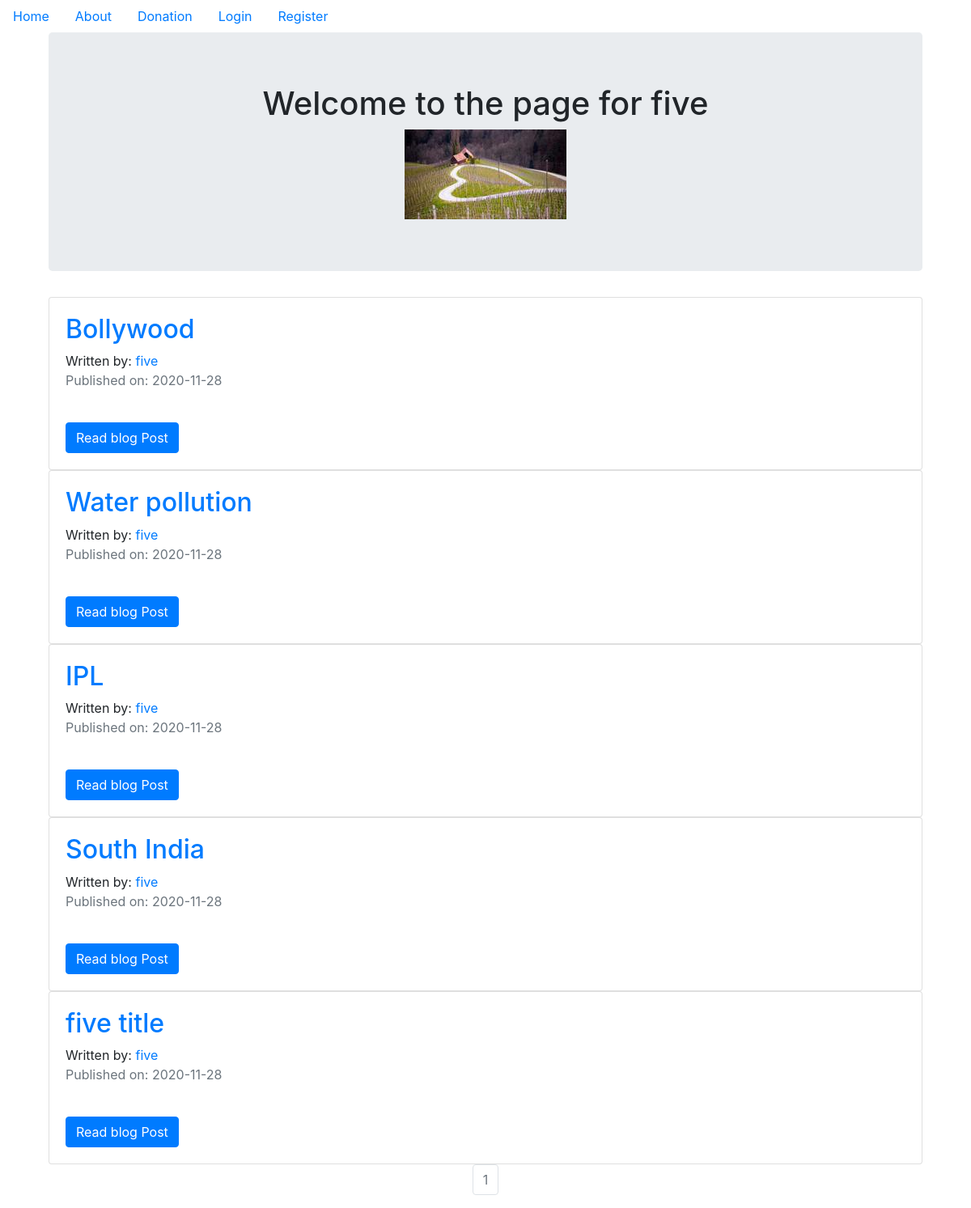
The page /five on the database its author committed.
### puppycompanyblog/models.py (models this page shows, shortened)
class User(db.Model,UserMixin):
    __tablename__="users"
    id=db.Column(db.Integer,primary_key=True)
    profile_image=db.Column(db.String(64),nullable=False,default='default_profile.png')
    email=db.Column(db.String(64),unique=True,index=True)
    username=db.Column(db.String(64),unique=True,index=True)
    password_hash=db.Column(db.String(128))
    posts=db.relationship('BlogPost',backref='author',lazy=True)

class BlogPost(db.Model):
    users=db.relationship(User)
    id=db.Column(db.Integer,primary_key=True)
    user_id=db.Column(db.Integer,db.ForeignKey('users.id'),nullable=False)
    date=db.Column(db.DateTime,nullable=False,default=datetime.utcnow)
    title=db.Column(db.String(140),nullable=False)
    text=db.Column(db.Text,nullable=False)

### puppycompanyblog/users/views.py (the view)
@users.route("/<username>")
def user_posts(username):
    page=request.args.get('page',1,type=int)  #cycle through user post
    user=User.query.filter_by(username=username).first_or_404()  #if not fount then 404
    blog_posts=BlogPost.query.filter_by(author=user).order_by(BlogPost.date.desc()).paginate(page=page,per_page=5)
    return render_template("user_blog_posts.html",blog_posts=blog_posts,user=user)

### puppycompanyblog/templates/user_blog_posts.html
{% extends "base.html" %}
{% block content %}
<div class="container">
<div class="jumbotron">
  <div align='center'>
    <h1>Welcome to the page for {{user.username}}</h1>
    <img align='center' src="{{url_for('static',filename='profile_pics/'+user.profile_image)}}">
  </div>
</div>
{%for post in blog_posts.items %}
<div class="card">
<div class="card-body">
<h2><a href="{{url_for('blog_posts.blog_post',blog_post_id=post.id)}}">{{post.title}}</a></h2>
Written by: <a href="{{url_for('users.user_posts',username=post.author.username)}}">{{post.author.username}}</a>
<p class='text-muted'>Published on: {{post.date.strftime('%Y-%m-%d')}}</p>
<br>
<a class='btn btn-primary'href="{{url_for('blog_posts.blog_post',blog_post_id=post.id)}}">Read blog Post</a>
<br>
</div>
</div>
{%endfor%}
</div>
<nav aria-label="Page navigation example">
  <ul class="pagination justify-content-center">
    {% for page_num in blog_posts.iter_pages(left_edge=1,right_edge=1,left_current=1,right_current=2) %}
    {% if blog_posts.page==page_num %}
    <li class="page-item disabled">
      <a class="page-link" href="{{url_for('users.user_posts',username=user.username,page=page_num)}}">{{page_num}}</a>
      </li>
      {%else%}
      <li class="page-item">
        <a class="page-link" href="{{url_for('users.user_posts',username=user.username,page=page_num)}}">{{page_num}}</a>
        </li>
    {%endif%}
    {%endfor%}
  </ul>
</nav>
{% endblock %}

### puppycompanyblog/templates/base.html (shortened to what this page needs)
<!DOCTYPE html>
<html lang="en" dir="ltr">
  <head>
    <link rel="stylesheet" href="https://maxcdn.bootstrapcdn.com/bootstrap/4.0.0/css/bootstrap.min.css">
  </head>
  <body>
    <ul class='nav'>
      <li class='nav-link'>
      <a href="{{url_for('core.index')}}">Home</a>
    </li>
    <li class='nav-link'>
    <a href="{{url_for('core.info')}}">About</a>
  </li>
  <li class='nav-link'>
  <a href="{{url_for('core.donation')}}">Donation</a>
</li>
{% if current_user.is_authenticated %}
  <li class='nav-link'>
  <a href="{{url_for("users.logout")}}">Logout</a>
</li>
<li class='nav-link'>
<a href="{{url_for("users.account")}}">Account</a>
</li>
<li class='nav-link'>
<a href="{{url_for("blog_posts.create_post")}}">Create Post</a>
</li>
{%else%}
<li class='nav-link'>
<a href="{{url_for("users.login")}}">Login</a>
</li>
<li class='nav-link'>
<a href="{{url_for("users.register")}}">Register</a>
</li>
{%endif%}
    </ul>
    <div class="container">
      {%block content%}
      {%endblock%}
    </div>
  </body>
</html>

### rows shown on the page
User: username "five", profile_image (picture)
BlogPost: title "Bollywood", author.username "five", date "2020-11-28"
BlogPost: title "Water pollution", author.username "five", date "2020-11-28"
BlogPost: title "IPL", author.username "five", date "2020-11-28"
BlogPost: title "South India", author.username "five", date "2020-11-28"
BlogPost: title "five title", author.username "five", date "2020-11-28"

### other values the page prints
{{ page_num }} "1"
